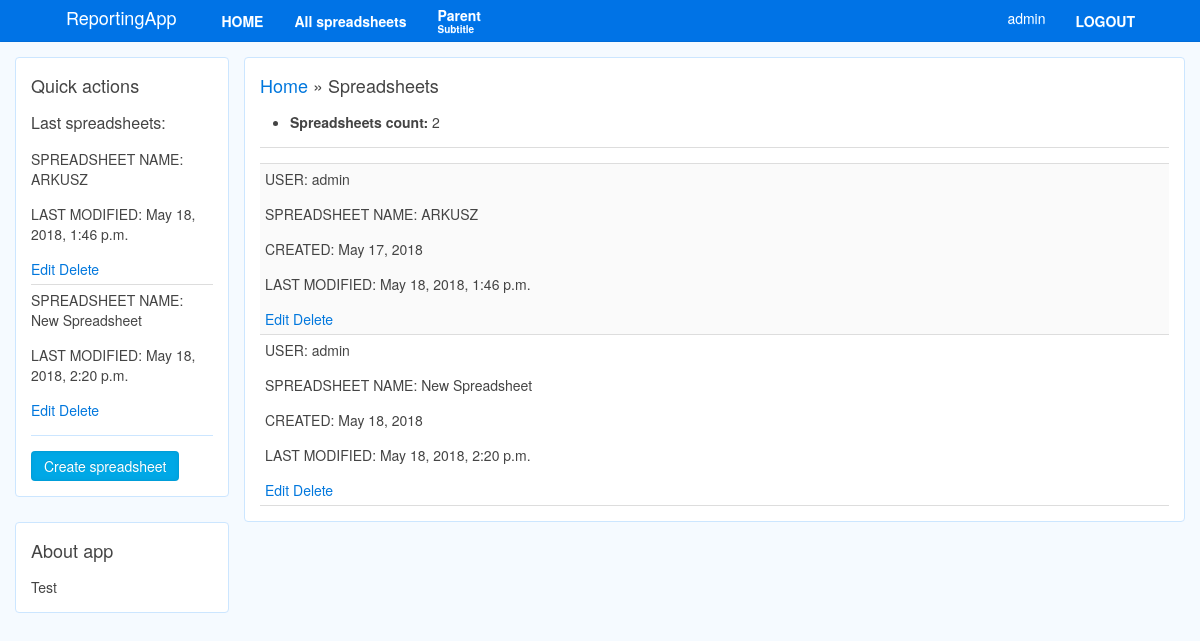
/reports/spreadsheets/ (signed in), run on an earlier commit of the app's database.
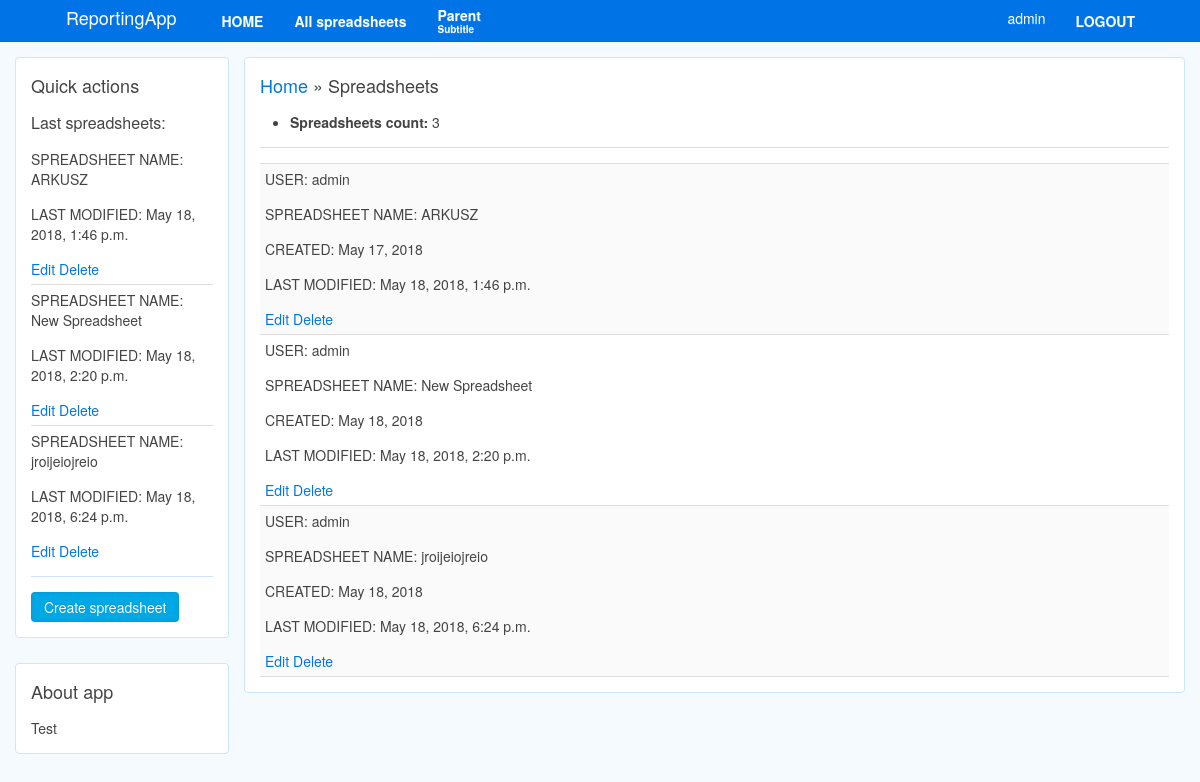
And on a later commit of the database.
### reports/models.py (models this page shows)
class Spreadsheet(models.Model):
	user = models.ForeignKey(User, unique=False, on_delete=models.CASCADE)
	spreadsheet_name = models.CharField(max_length=255)
	spreadsheet_creation_date = models.DateField(auto_now_add=True, editable=False)
	spreadsheet_last_modification = models.DateTimeField(auto_now=True)

### reports/views.py (the view)
# urls.py: path(r'spreadsheets/', views.spreadsheets, name='spreadsheets'),
@login_required
def spreadsheets(request):
    spreadsheets = Spreadsheet.objects.filter(user__id = request.user.id)
    num_spreadsheets = len(spreadsheets)
    return render(request, 'spreadsheets.html', context={'spreadsheets': spreadsheets, 'num_spreadsheets': num_spreadsheets}, )

### reports/templates/spreadsheets.html
{% extends "./base/base_quickactions.html" %}
{% block breadcrumbs %}
	<a href="{% url 'home' %}">{{ block.super }}</a> » Spreadsheets
{% endblock %}
{% block quick_actions %}
	<h4>Last spreadsheets:</h4>
	<ul class="uk-list uk-list-line">
		{% for spreadsheet in spreadsheets|slice:"0:3" %}
		<li>
			<p>SPREADSHEET NAME: {{ spreadsheet.spreadsheet_name }}</p>
			<p>LAST MODIFIED: {{ spreadsheet.spreadsheet_last_modification }}</p>
			<a href="{{ spreadsheet.id }}/edit/">Edit</a>
			<a href="{{ spreadsheet.id }}/delete/">Delete</a>
		</li>
		{% endfor %}
	</ul>
	<hr style="color: #CCE6FF; border-color: #CCE6FF; background-color: #CCE6FF;">
	<a class="uk-button uk-button-primary" href="add/">Create spreadsheet</a>
{% endblock %}
{% block content %}
<div class="uk-width-1-1">
	<ul>
		<li>
			<strong>Spreadsheets count:</strong> {{ num_spreadsheets }}</li>
	</ul>
	<hr>
	<ul class="uk-list uk-list-striped">
		{% for spreadsheet in spreadsheets %}
		<li>
			<p>USER: {{ spreadsheet.user }}</p>
			<p>SPREADSHEET NAME: {{ spreadsheet.spreadsheet_name }}</p>
			<p>CREATED: {{ spreadsheet.spreadsheet_creation_date }}</p>
			<p>LAST MODIFIED: {{ spreadsheet.spreadsheet_last_modification }}</p>
			<a href="{{ spreadsheet.id }}/edit/">Edit</a>
			<a href="{{ spreadsheet.id }}/delete/">Delete</a>
		</li>
		{% endfor %}
	</ul>
</div>
{% endblock %}

What changed in the data, as far as the page shows it:
added Spreadsheet: spreadsheet_name "jroijeiojreio", spreadsheet_last_modification "May 18, 2018, 6:24 p.m.", user "admin", spreadsheet_creation_date "May 18, 2018"
Also different on the page:
{{ num_spreadsheets }}: "2" → "3"
